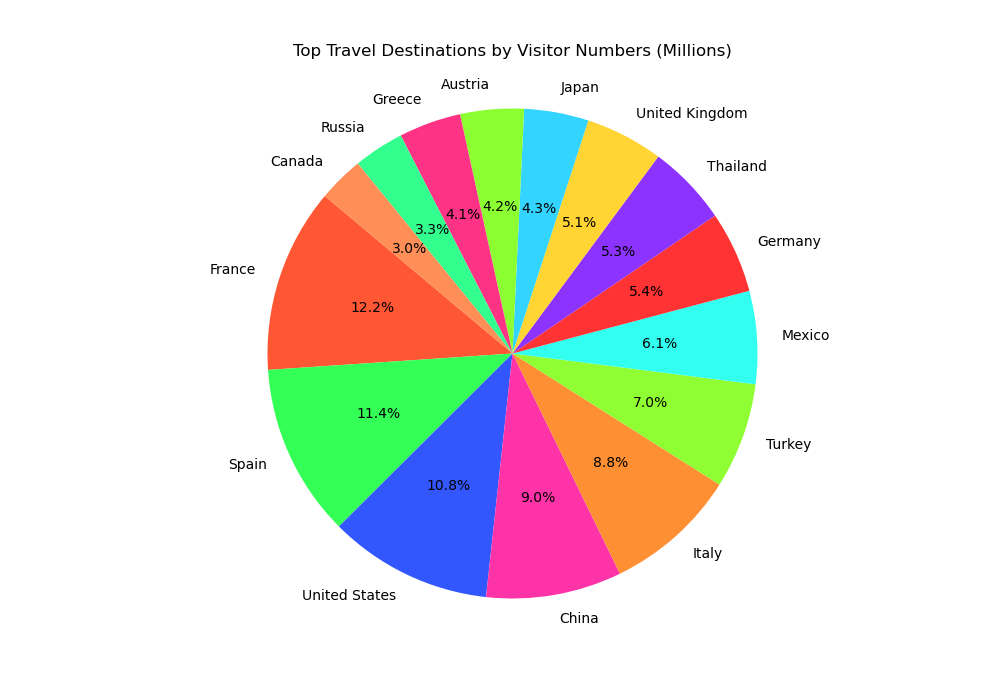

Write the Python code that produced this figure.

import matplotlib.pyplot as plt

# Data
destinations = ['France', 'Spain', 'United States', 'China', 'Italy', 
                'Turkey', 'Mexico', 'Germany', 'Thailand', 'United Kingdom', 
                'Japan', 'Austria', 'Greece', 'Russia', 'Canada']
visitors = [89.4, 83.7, 79.3, 65.7, 64.5,
            51.2, 45.0, 39.6, 39.2, 37.7,
            31.2, 30.8, 30.1, 24.5, 22.1]

# Colors
colors = ['#FF5733', '#33FF57', '#3357FF', '#FF33A8', '#FF8F33',
          '#8FFF33', '#33FFF0', '#FF3333', '#8C33FF', '#FFD433',
          '#33D4FF', '#8CFF33', '#FF3386', '#33FF8F', '#FF8F57']

# Pie chart
fig, ax = plt.subplots(figsize=(10, 7))  # Width, Height of the chart
ax.pie(visitors, labels=destinations, colors=colors, autopct='%1.1f%%', startangle=140)
ax.axis('equal')  # Equal aspect ratio ensures that pie is drawn as a circle.

plt.title('Top Travel Destinations by Visitor Numbers (Millions)', pad=20)
plt.show()
